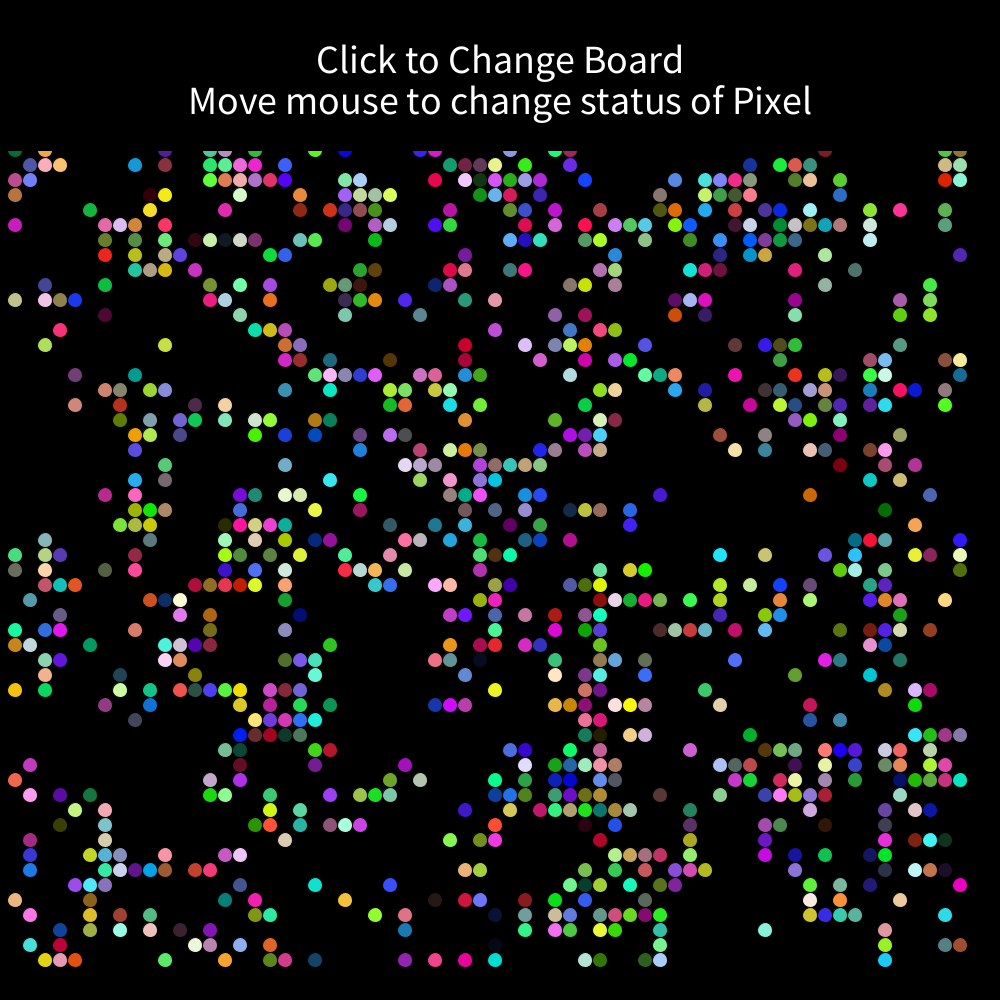
Frame 1 (no input)
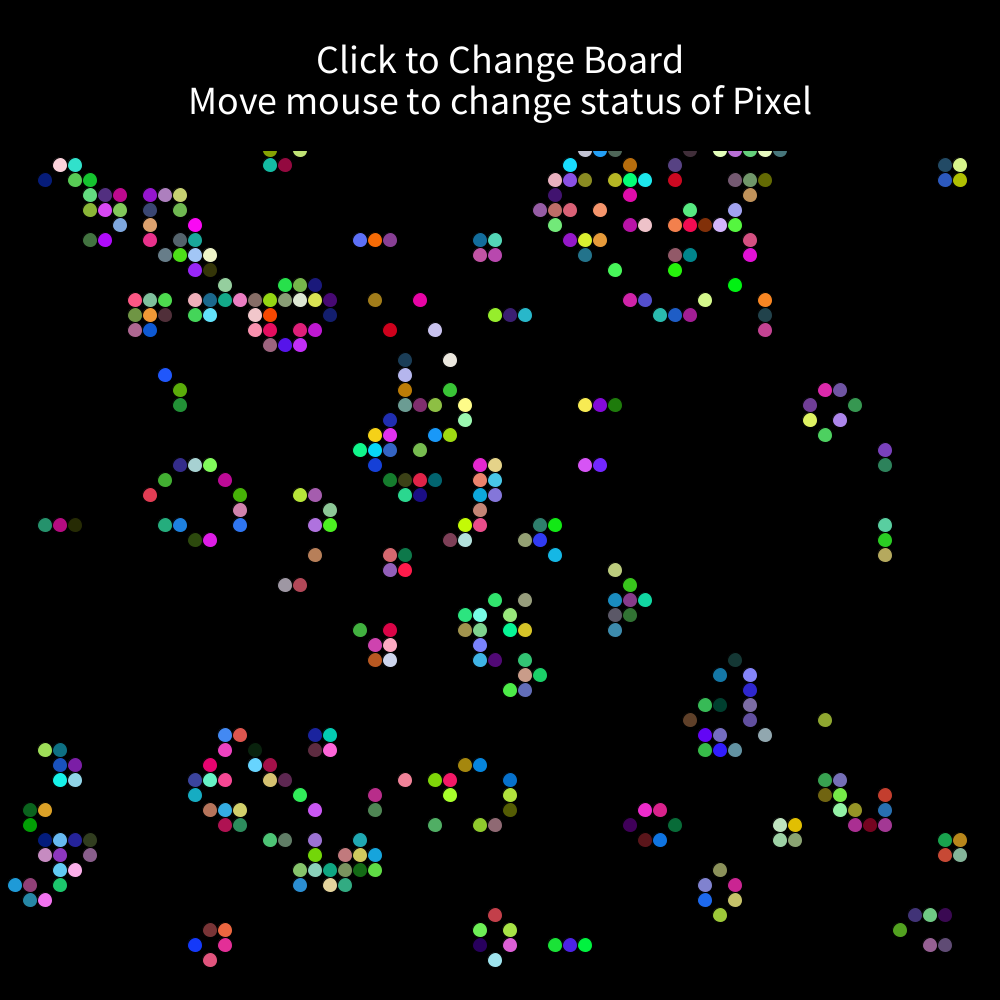
Frame 60 (the mouse pressed at the canvas centre just before this capture)
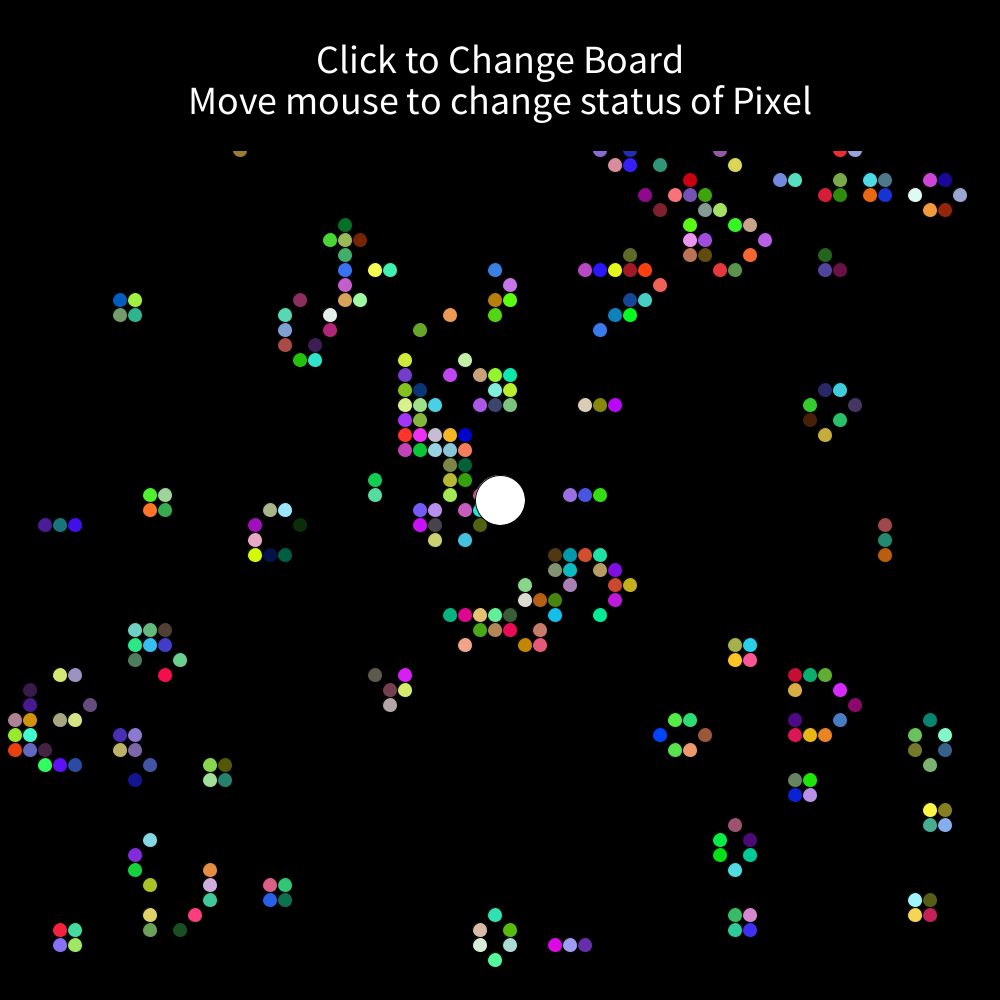
Frame 120 (the mouse held since frame 60 and released just before this capture)

The Processing sketch that drew these frames (run headless with seeded random() and noise(); from frame 60 on, the mouse is pressed at the canvas centre):

// Processing sketch: HandsOn_GameOfLife
// ── HandsOn_GameOfLife.pde
// Credit: Miles Berry's Conways Game of Life in Processing YouTube video
// set up the board
int size = 15;
int cols = 1000/size;
int rows = 1000/size;
int [][] board = new int[cols][rows];
{ 
  for (int y = 0; y < rows; y++) {
    for (int x = 0; x < cols; x++) {
      board[x][y] = int(random(2)); // create 0s and 1s only in the board
    }
  }
}

// set up the screen
void setup() {
  size(1000, 1000);
  //frameRate(24);
}

// drawing the screen
void draw() {
  background(0);
  // compute the next
  int [][] next_board = new int[cols][rows];
  // not going to use first and last row/cols
  for (int y = 1; y < rows-1; y++) {
    for (int x = 1; x < cols-1; x++) {
      // call function to count the number of neighbours
      int neighbors = countNeighbors(x, y);
      // apply the game of life rules
      next_board[x][y] = ruleOfLife(board[x][y], neighbors);
    }
  }
  board = next_board;
  drawBoard();
  // make the status opposite (live or die) from current when mouse go through that area
  int cellX = mouseX/size;
  int cellY = mouseY/size;
  // constain values so program dont crash when mouse out of canvas
  cellX = constrain(cellX, 1, cols - 1);
  cellY = constrain(cellY, 1, rows - 1);  
  if (board[cellX][cellY] == 1){
    board[cellX][cellY] = 0;
  }
  else{
    board[cellX][cellY] = 1;
  }
  //board[cellX][cellY] = 1 - board[cellX][cellY];

  //show mouse position
  fill(255);
  ellipse(mouseX, mouseY, 50, 50);
  fill(0);
  rect(0, 0, 1000, 150);
  textAlign(CENTER, CENTER);
  fill(255);
  textSize(40);
  text("Click to Change Board", 500, 59);
  text("Move mouse to change status of Pixel", 500, 100);
}
void mousePressed() {
  board[mouseX / size][mouseY/ size] = 0;
}


// count the number of neighbours (will return an integer)
int countNeighbors (int x, int y) {
  int neighbors = 0;
  //go through the 3x3 grid around current cell
  for (int i = -1; i <= 1; i++) {
    for (int j = -1; j <= 1; j++) {
      neighbors += board[x+j][y+i];
    }
  }
  // take away content of middle cell
  neighbors -= board[x][y];
  return neighbors;
}
//apply the rules of live (will return an integer)
int ruleOfLife(int status, int neighbors) {
  // Any live cell with more than 3 neighbors die
  if (status == 1 && neighbors > 3) {
    return 0;
  } 
  // Any live cell with fewer than two live neighbors die
  else if (status == 1 && neighbors < 2) {
    return 0;
  } 
  // Any dead cell with exactly three live neighbors becomes a live cell
  else if (status == 0 && neighbors == 3) {
    return 1;
  } 
  // Any live cell with two or three live neightbors lives
  else {
    return status;
  }
}

// draw the board on the screen
void drawBoard() {
  for (int y = 0; y < rows; y++) {
    for (int x = 0; x < cols; x++) {
      // if status is alive then color
      if (board[x][y] == 1) {
        fill(random(0, 255), random(0, 255), random(0, 255));
      } else {
        fill(0);
      }
      if (keyPressed)
      {
        if (key == 'q')
        {
          ellipse(x * size + 10, y*size + 10, size + 10, size+ 10);
        }
        if (key == 'w')
        {
          ellipse(x * size + 2, y*size + 2, size + 2, size + 2);
        }
      }
      // draw the pixel
      ellipse(x * size, y*size, size, size);
    }
  }
}

void mouseClicked()
{
  for (int y = 0; y < rows; y++) {
    for (int x = 0; x < cols; x++) {
      board[x][y] = int(random(2)); // create 0s and 1s only in the board
    }
  }
}
